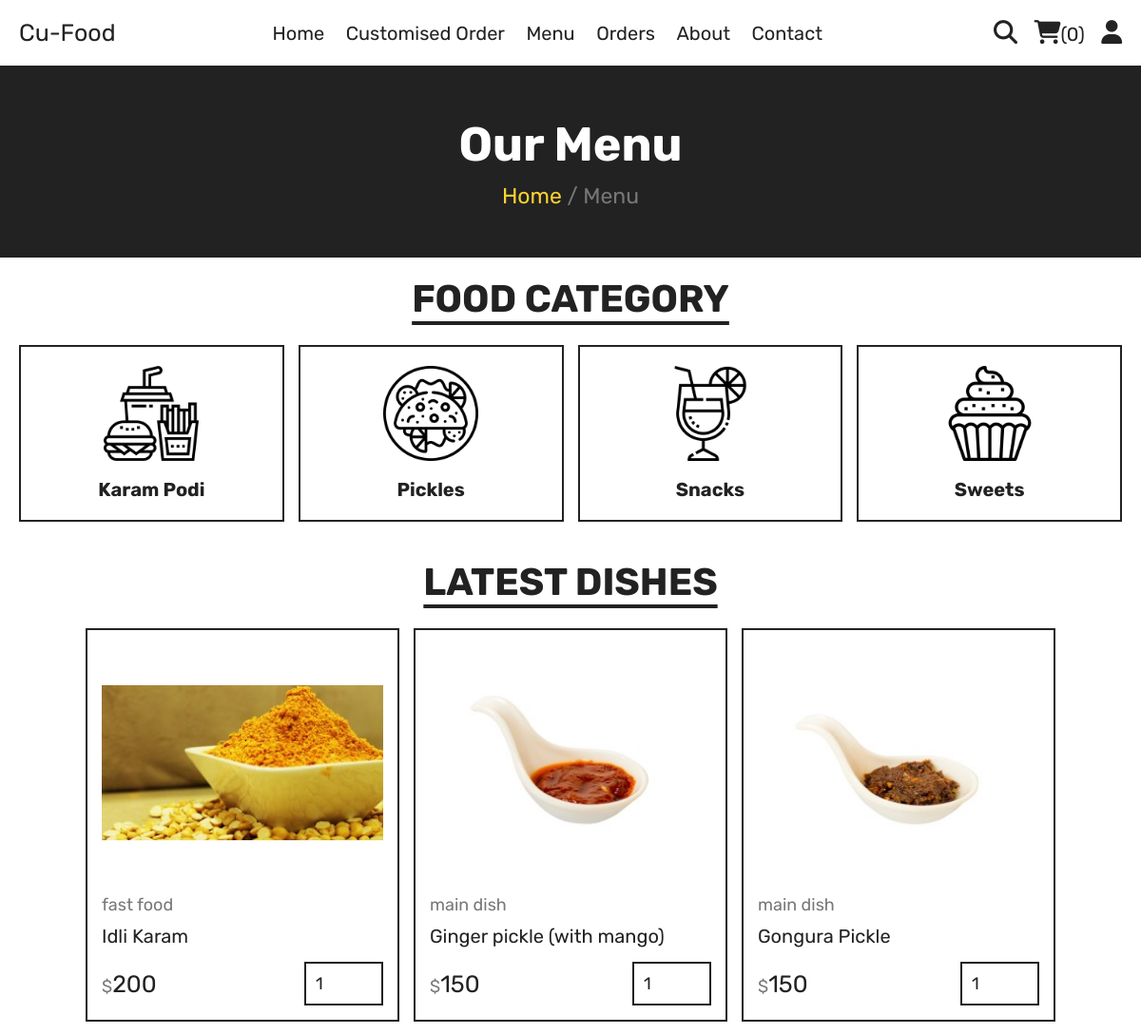
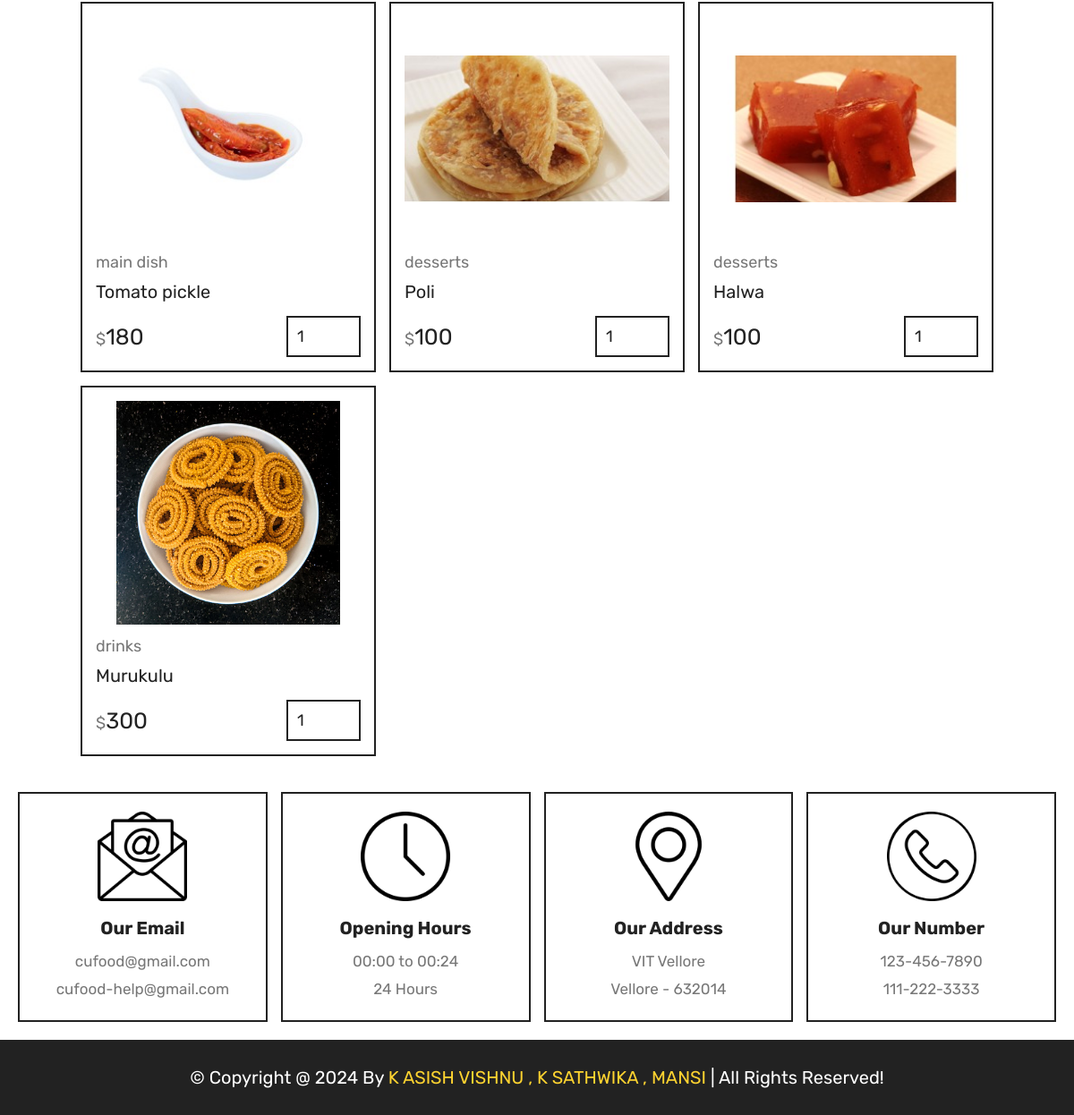
Page /menu.php on the committed database (2 pictures, top to bottom).
### tables this page shows
CREATE TABLE `products` (
  `id` int(100) NOT NULL,
  `name` varchar(100) NOT NULL,
  `category` varchar(100) NOT NULL,
  `price` int(10) NOT NULL,
  `image` varchar(100) NOT NULL
);

### menu.php (the view, shortened to what this page needs)
<?php
include 'components/connect.php';
?>
<!DOCTYPE html>
<html lang="en">
<head>
   <link rel="stylesheet" href="https://cdnjs.cloudflare.com/ajax/libs/font-awesome/6.1.1/css/all.min.css">
   <link rel="stylesheet" href="css/style.css">
</head>
<body>
<?php include 'components/user_header.php'; ?>
<div class="heading">
   <h3>Our menu</h3>
   <p><a href="home.php">Home</a> <span> / Menu</span></p>
</div>
<section class="category">
   <h1 class="title">food category</h1>
   <div class="box-container">
      <a href="category.php?category=fast food" class="box">
         <img src="images/cat-1.png" alt="">
         <h3>Karam podi</h3>
      </a>
      <a href="category.php?category=main dish" class="box">
         <img src="images/cat-2.png" alt="">
         <h3>Pickles</h3>
      </a>
      <a href="category.php?category=drinks" class="box">
         <img src="images/cat-3.png" alt="">
         <h3>Snacks</h3>
      </a>
      <a href="category.php?category=desserts" class="box">
         <img src="images/cat-4.png" alt="">
         <h3>Sweets</h3>
      </a>
   </div>
</section>
<section class="products">
   <h1 class="title">Latest Dishes</h1>
   <div class="box-container">
      <?php
         $select_products = $conn->prepare("SELECT * FROM `products`");
         $select_products->execute();
         if($select_products->rowCount() > 0){
            while($fetch_products = $select_products->fetch(PDO::FETCH_ASSOC)){
      ?>
      <form action="" method="post" class="box">
         <img src="uploaded_img/<?= $fetch_products['image']; ?>" alt="">
         <a href="category.php?category=<?= $fetch_products['category']; ?>" class="cat"><?= $fetch_products['category']; ?></a>
         <div class="name"><?= $fetch_products['name']; ?></div>
         <div class="flex">
            <div class="price"><span>$</span><?= $fetch_products['price']; ?></div>
            <input type="number" name="qty" class="qty" min="1" max="99" value="1" maxlength="2"">
         </div>
      </form>
      <?php
            }
         }else{
            echo '<p class="empty">no products added yet!</p>';
         }
      ?>
   </div>
</section>
<?php include 'components/footer.php'; ?>
</body>
</html>

### css/style.css (style rules this page uses)
:root { --yellow:#fed330; --red:#e74c3c; --white:#fff; --black:#222; --light-color:#777; --border:.2rem solid var(--black); }
* { font-family: 'Rubik', sans-serif; margin:0; padding:0; box-sizing: border-box; outline: none; border: none; text-decoration: none; }
html { font-size: 62.5%; overflow-x: hidden; scroll-behavior: smooth; stop-opacity: 7rem; }
section { margin:0 auto; max-width: 1200px; padding:2rem; }
.title { text-align: center; margin-bottom: 2.5rem; font-size: 4rem; color:var(--black); text-transform: uppercase; text-decoration: underline; text-underline-offset: 1rem; }
.heading { display: flex; align-items: center; justify-content: center; gap:1rem; flex-flow: column; background-color: var(--black); min-height: 20rem; }
.heading h3 { font-size: 5rem; color:var(--white); text-transform: capitalize; }
.heading p { font-size: 2.3rem; color:var(--light-color); }
.heading p a { color:var(--yellow); }
.category .box-container { display: grid; grid-template-columns: repeat(auto-fit, minmax(27rem, 1fr)); gap:1.5rem; align-items: flex-start; }
.category .box-container .box { border:var(--border); padding:2rem; text-align: center; }
.category .box-container .box img { width: 100%; height: 10rem; object-fit: contain; }
.category .box-container .box h3 { font-size: 2rem; margin-top: 1.5rem; color:var(--black); text-transform: capitalize; }
.products .box-container { display: grid; grid-template-columns: repeat(auto-fit, 33rem); justify-content: center; align-items: flex-start; gap:1.5rem; }
.products .box-container .box { border:var(--border); padding:1.5rem; position: relative; overflow: hidden; }
.products .box-container .box img { height: 25rem; width: 100%; object-fit: contain; margin-bottom: 1rem; }
.products .box-container .box .cat { font-size: 1.8rem; color:var(--light-color); }
.products .box-container .box .name { font-size: 2rem; color:var(--black); margin:1rem 0; }
.products .box-container .box .flex { display: flex; align-items: center; gap:1rem; margin-top: 1.5rem; }
.products .box-container .box .flex .price { margin-right: auto; font-size: 2.5rem; color:var(--black); }
.products .box-container .box .flex .price span { color:var(--light-color); font-size: 1.8rem; }
.products .box-container .box .flex .qty { padding:1rem; border:var(--border); font-size: 1.8rem; color:var(--black); }

### rows in the picture
products: image (picture), category "fast food", name "Idli Karam", price "200"
products: image (picture), category "main dish", name "Ginger pickle (with mango)", price "150"
products: image (picture), category "main dish", name "Gongura Pickle", price "150"
products: image (picture), category "main dish", name "Tomato pickle", price "180"
products: image (picture), category "desserts", name "Poli", price "100"
products: image (picture), category "desserts", name "Halwa", price "100"
products: image (picture), category "drinks", name "Murukulu", price "300"

### other values in the picture
$total_cart_items "0"
